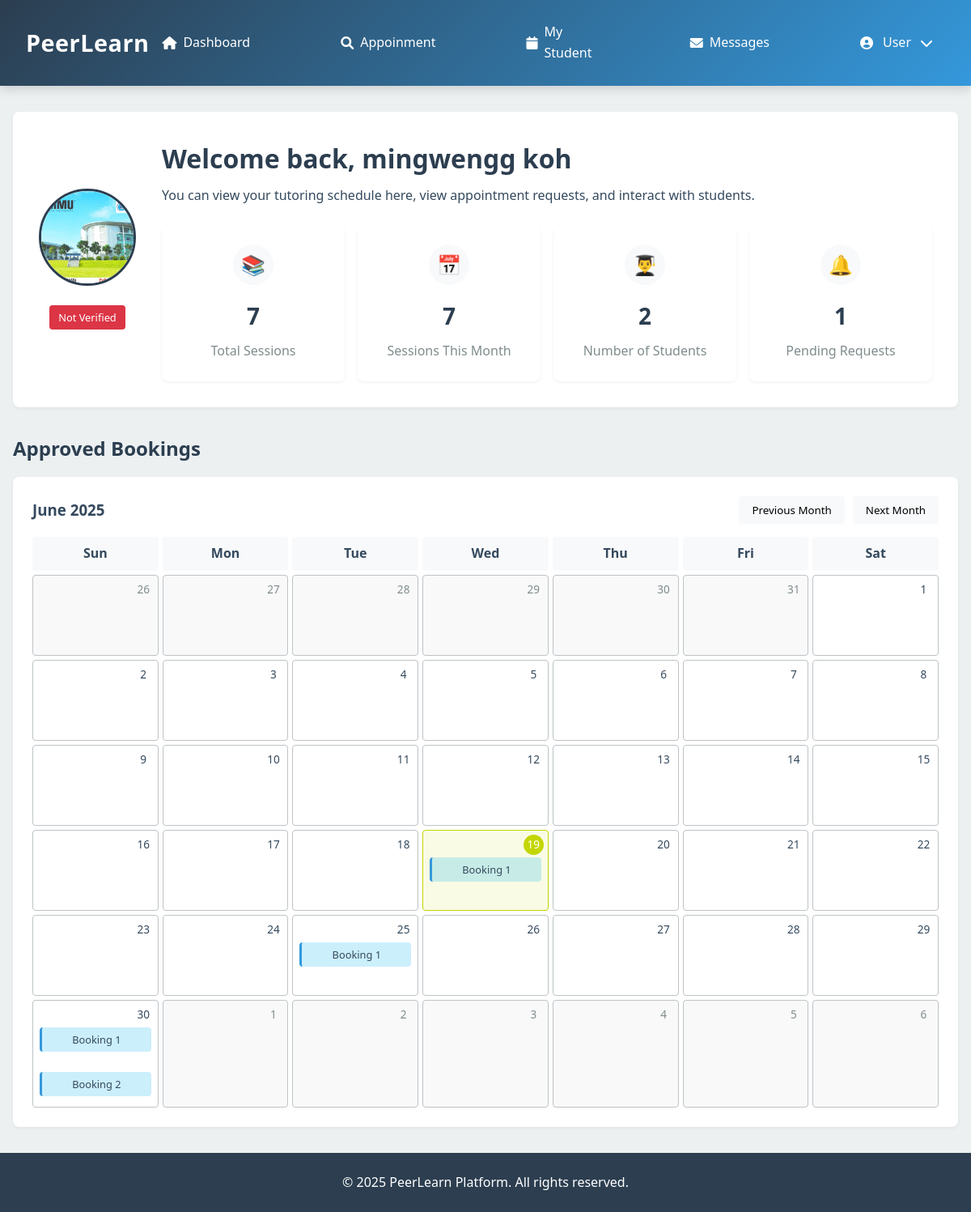
The app's page /tutor_main_page.php (signed in) with its own data.
### tables this page shows
CREATE TABLE `user` (
  `user_id` int(11) NOT NULL,
  `username` varchar(50) NOT NULL,
  `password` varchar(255) DEFAULT NULL,
  `email` varchar(100) NOT NULL,
  `role` enum('student','tutor','admin') NOT NULL,
  `first_name` varchar(50) NOT NULL,
  `last_name` varchar(50) NOT NULL,
  `phone` varchar(20) DEFAULT NULL,
  `profile_image` varchar(255) DEFAULT NULL,
  `is_active` tinyint(1) DEFAULT 1,
  `created_at` timestamp NOT NULL DEFAULT current_timestamp(),
  `last_login` datetime DEFAULT NULL,
  `reset_token_hash` varchar(64) DEFAULT NULL,
  `reset_token_expires_at` datetime DEFAULT NULL
);

CREATE TABLE `tutorprofile` (
  `user_id` int(11) NOT NULL,
  `major` varchar(100) DEFAULT NULL,
  `year` varchar(50) DEFAULT NULL,
  `bio` text DEFAULT NULL,
  `qualifications` text DEFAULT NULL,
  `is_verified` tinyint(1) DEFAULT 0,
  `rating` decimal(3,2) DEFAULT 0.00,
  `total_sessions` int(11) DEFAULT 0,
  `program` varchar(255) DEFAULT NULL,
  `status` varchar(50) DEFAULT NULL
);

CREATE TABLE `session` (
  `session_id` int(11) NOT NULL,
  `tutor_id` int(11) NOT NULL,
  `student_id` int(11) NOT NULL,
  `course_id` int(11) NOT NULL,
  `location_id` int(11) DEFAULT NULL,
  `status` enum('pending','confirmed','rejected','completed','cancelled') NOT NULL DEFAULT 'pending',
  `start_datetime` datetime NOT NULL,
  `end_datetime` datetime NOT NULL,
  `cancellation_deadline` datetime GENERATED ALWAYS AS (`start_datetime` - interval 24 hour) STORED,
  `cancellation_reason` text DEFAULT NULL,
  `cancelled_by` int(11) DEFAULT NULL,
  `created_at` timestamp NOT NULL DEFAULT current_timestamp(),
  `email_sent` tinyint(1) DEFAULT 0
);

### tutor_main_page.php (the view, shortened to what this page needs)
<?php
require_once "db_connection.php";
$user_id = $_SESSION['user_id'];
$user_query = "SELECT username, email, role, first_name, last_name, phone, profile_image, created_at FROM user WHERE user_id = ?";
$stmt = $conn->prepare($user_query);
$stmt->bind_param("i", $user_id);
$stmt->execute();
$user_result = $stmt->get_result();
$user_data = $user_result->fetch_assoc();
$first_name = $user_data['first_name'] ?: '';
$last_name = $user_data['last_name'] ?: '';
$profile_image = $user_data['profile_image'];
$tutor_query = "SELECT major, year, bio, qualifications, is_verified, rating FROM tutorprofile WHERE user_id = ?";
$stmt = $conn->prepare($tutor_query);
$stmt->bind_param("i", $user_id);
$stmt->execute();
$tutor_result = $stmt->get_result();
if ($tutor_result->num_rows > 0) {
    $tutor_data = $tutor_result->fetch_assoc();
    $is_verified = $tutor_data['is_verified'];
}
$total_sessions_query = "SELECT COUNT(*) as total_count FROM session WHERE tutor_id = ?";
$stmt = $conn->prepare($total_sessions_query);
$stmt->bind_param("i", $user_id);
$stmt->execute();
$total_result = $stmt->get_result();
$total_data = $total_result->fetch_assoc();
$total_sessions = $total_data['total_count'];
$month_sessions_query = "SELECT COUNT(*) as month_count FROM session WHERE tutor_id = ? AND MONTH(start_datetime) = MONTH(CURRENT_DATE()) AND YEAR(start_datetime) = YEAR(CURRENT_DATE())";
$stmt = $conn->prepare($month_sessions_query);
$stmt->bind_param("i", $user_id);
$stmt->execute();
$month_result = $stmt->get_result();
$month_data = $month_result->fetch_assoc();
$month_sessions = $month_data['month_count'];
$students_count_query = "SELECT COUNT(DISTINCT student_id) as student_count FROM session WHERE tutor_id = ?";
$stmt = $conn->prepare($students_count_query);
$stmt->bind_param("i", $user_id);
$stmt->execute();
$students_result = $stmt->get_result();
$students_data = $students_result->fetch_assoc();
$total_students = $students_data['student_count'];
$pending_requests_query = "SELECT COUNT(*) as pending_count FROM session_requests WHERE tutor_id = ? AND status = 'pending'";
$stmt = $conn->prepare($pending_requests_query);
$stmt->bind_param("i", $user_id);
if (!$stmt->execute()) {
    error_log("Error executing pending requests query: " . $stmt->error);
    die("Database error: Failed to execute pending requests query.");
}
$pending_result = $stmt->get_result();
$pending_data = $pending_result->fetch_assoc();
$pending_requests = $pending_data['pending_count'] ?? 0;
$approved_sessions_query = "SELECT s.session_id, DATE_FORMAT(s.start_datetime, '%Y-%m-%d') as date, s.start_datetime, s.end_datetime, s.student_id, s.course_id, s.location_id, CONCAT(u.first_name, ' ', u.last_name) as student_name, c.course_name, l.location_name as location_name FROM session s JOIN user u ON s.student_id = u.user_id JOIN course c ON s.course_id = c.id JOIN location l ON s.location_id = l.location_id WHERE s.tutor_id = ? AND s.status = 'confirmed' AND YEAR(s.start_datetime) = ? AND MONTH(s.start_datetime) = ? ORDER BY s.start_datetime";
$stmt = $conn->prepare($approved_sessions_query);
$current_month = isset($_GET['month']) ? (int)$_GET['month'] : date('n');
$current_year = isset($_GET['year']) ? (int)$_GET['year'] : date('Y');
$stmt->bind_param("iii", $user_id, $current_year, $current_month);
$stmt->execute();
$approved_result = $stmt->get_result();
$approved_sessions = [];
while ($row = $approved_result->fetch_assoc()) {
    $date = $row['date'];
    if (!isset($approved_sessions[$date])) {
        $approved_sessions[$date] = [];
    }
    $approved_sessions[$date][] = [
        'session_id' => $row['session_id'],
        'student_name' => $row['student_name'],
        'course_name' => $row['course_name'],
        'location_name' => $row['location_name'],
        'start_datetime' => $row['start_datetime'],
        'end_datetime' => $row['end_datetime'],
    ];
}
$days_in_month = date('t', mktime(0, 0, 0, $current_month, 1, $current_year));
$first_day_of_month = date('N', mktime(0, 0, 0, $current_month, 1, $current_year));
?>
<!DOCTYPE html>
<html lang="en">
<head>
</head>
<body>
    <?php include 'header/tut_head.php'; ?>
    <main>
        <div class="welcome-section">
            <div class="profile-image-container">
                <?php if ($profile_image): ?>
                    <img src="<?php echo htmlspecialchars($profile_image); ?>" alt="Profile" class="profile-image">
                <?php else: ?>
                    <div class="profile-image-placeholder"><?php echo strtoupper(substr($first_name, 0, 1)); ?></div>
                <?php endif; ?>
                <?php
                $verification_status = 'Pending Verification';
                $badge_class = '';
                if ($is_verified === 1) {
                    $verification_status = 'Verified';
                    $badge_class = 'verified';
                } elseif ($is_verified === 0) {
                    $verification_status = 'Not Verified';
                    $badge_class = 'not-verified';
                }
                ?>
                <div class="verified-badge <?php echo $badge_class; ?>">
                    <?php echo htmlspecialchars($verification_status); ?>
                </div>
            </div>
            <div class="welcome-info">
                <h1 class="welcome-title">
                    Welcome back, <?php echo htmlspecialchars($first_name . ' ' . $last_name); ?>
                </h1>
                <p>You can view your tutoring schedule here, view appointment requests, and interact with students.</p>
                <div class="stats-container">
                    <div class="stat-card">
                        <div class="stat-icon">📚</div>
                        <div class="stat-value"><?php echo $total_sessions; ?></div>
                        <div class="stat-label">Total Sessions</div>
                    </div>
                    <div class="stat-card">
                        <div class="stat-icon">📅</div>
                        <div class="stat-value"><?php echo $month_sessions; ?></div>
                        <div class="stat-label">Sessions This Month</div>
                    </div>
                    <div class="stat-card">
                        <div class="stat-icon">👨‍🎓</div>
                        <div class="stat-value"><?php echo $total_students; ?></div>
                        <div class="stat-label">Number of Students</div>
                    </div>
                    <div class="stat-card">
                        <div class="stat-icon">🔔</div>
                        <a href="tutor_requests.php" style="text-decoration: none; color: inherit;">
                            <div class="stat-value"><?php echo $pending_requests; ?></div>
                            <div class="stat-label">Pending Requests</div>
                        </a>
                    </div>
                </div>
            </div>
        </div>
        <div class="section-title">
            <h2>Approved Bookings</h2>
        </div>
        <div class="calendar-container">
            <div class="calendar-header">
                <h3 id="current-month"><?php echo date('F Y', mktime(0, 0, 0, $current_month, 1, $current_year)); ?></h3>
                <div class="calendar-nav">
                    <button id="prev-month">Previous Month</button>
                    <button id="next-month">Next Month</button>
                </div>
            </div>
            <div class="calendar-grid">
                <div class="calendar-day-header">Sun</div>
                <div class="calendar-day-header">Mon</div>
                <div class="calendar-day-header">Tue</div>
                <div class="calendar-day-header">Wed</div>
                <div class="calendar-day-header">Thu</div>
                <div class="calendar-day-header">Fri</div>
                <div class="calendar-day-header">Sat</div>
                <?php
                for ($i = 1; $i < $first_day_of_month; $i++) {
                    $prev_month_day = date('j', strtotime('-' . ($first_day_of_month - $i) . ' days', strtotime("$current_year-$current_month-01")));
                    echo '<div class="calendar-day other-month"><div class="day-number">' . $prev_month_day . '</div></div>';
                }
                $today = date('j');
                for ($day = 1; $day <= $days_in_month; $day++) {
                    $is_today = ($day == $today && $current_month == date('n') && $current_year == date('Y'));
                    $day_class = $is_today ? 'calendar-day today' : 'calendar-day';
                    $date_string = sprintf("%04d-%02d-%02d", $current_year, $current_month, $day);
                    echo "<div class=\"$day_class\" data-day=\"". date('D', strtotime($date_string)) ."\">";
                    echo "<div class=\"day-number\">$day</div>";
                    if (isset($approved_sessions[$date_string])) {
                        foreach ($approved_sessions[$date_string] as $index => $session) {
                            $booking_number = $index + 1;
                            echo "<div class=\"booking-indicator\" data-session-id=\"{$session['session_id']}\">Booking $booking_number</div>";
                        }
                    }
                    echo "</div>";
                }
                $days_after = (7 - (($first_day_of_month - 1 + $days_in_month) % 7)) % 7;
                for ($i = 1; $i <= $days_after; $i++) {
                    $next_day = date('j', strtotime("+$i days", strtotime("$current_year-$current_month-$days_in_month")));
                    echo '<div class="calendar-day other-month"><div class="day-number">' . $next_day . '</div></div>';
                }
                ?>
            </div>
        </div>
    </main>
    <footer>
        <p>© <?php echo date('Y'); ?> PeerLearn Platform. All rights reserved.</p>
    </footer>
</body>
</html>

### tutor_main_page.php (style rules this page uses)
:root { --primary: #2B3990; --secondary: #00AEEF; --accent: #C4D600; --light-gray: #f5f7fa; --gray: #e9ecef; --dark-gray: #6c757d; }
* { margin: 0; padding: 0; box-sizing: border-box; font-family: 'Segoe UI', Tahoma, Geneva, Verdana, sans-serif; }
body { background-color: var(--light-gray); color: #333; }
main { max-width: 1200px; margin: 2rem auto; padding: 0 1rem; }
.welcome-section { background-color: white; border-radius: 8px; padding: 2rem; margin-bottom: 2rem; box-shadow: 0 2px 4px rgba(0, 0, 0, 0.05); display: flex; align-items: center; gap: 2rem; }
.profile-image-container { position: relative; text-align: center; display: flex; flex-direction: column; align-items: center; }
.profile-image { width: 120px; height: 120px; border-radius: 50%; object-fit: cover; border: 3px solid var(--primary); }
.verified-badge { background-color: #6c757d; color: white; font-size: 0.8rem; padding: 0.3rem 0.7rem; border-radius: 4px; display: inline-block; margin-top: 1.5rem; text-align: center; }
.verified-badge.not-verified { background-color: #dc3545; }
.welcome-info { flex: 1; }
.welcome-title { color: var(--primary); margin-bottom: 0.5rem; display: flex; align-items: center; gap: 10px; }
.stats-container { display: grid; grid-template-columns: repeat(auto-fit, minmax(200px, 1fr)); gap: 1rem; margin-top: 1.5rem; }
.stat-card { background-color: white; border-radius: 8px; padding: 1.5rem; box-shadow: 0 2px 4px rgba(0, 0, 0, 0.05); text-align: center; transition: transform 0.3s; }
.stat-icon { width: 50px; height: 50px; background-color: var(--light-gray); border-radius: 50%; display: flex; align-items: center; justify-content: center; margin: 0 auto 1rem; color: var(--primary); font-size: 1.5rem; }
.stat-value { font-size: 1.75rem; font-weight: bold; color: var(--primary); margin-bottom: 0.5rem; }
.stat-label { color: var(--dark-gray); }
.section-title { margin: 2rem 0 1rem; color: var(--primary); font-weight: 600; }
.calendar-container { background-color: white; border-radius: 8px; padding: 1.5rem; box-shadow: 0 2px 4px rgba(0, 0, 0, 0.05); margin-bottom: 2rem; }
.calendar-header { display: flex; justify-content: space-between; align-items: center; margin-bottom: 1rem; }
.calendar-nav { display: flex; gap: 10px; }
.calendar-nav button { background-color: var(--light-gray); border: none; padding: 0.5rem 1rem; border-radius: 4px; cursor: pointer; transition: background-color 0.3s; }
.calendar-grid { display: grid; grid-template-columns: repeat(7, 1fr); gap: 5px; }
.calendar-day-header { text-align: center; font-weight: 600; padding: 0.5rem; background-color: var(--light-gray); border-radius: 4px; }
.calendar-day { min-height: 100px; border: 1px solid var(--gray); border-radius: 4px; padding: 0.5rem; position: relative; }
.calendar-day.today { background-color: rgba(196, 214, 0, 0.1); border-color: var(--accent); }
.calendar-day.other-month { background-color: #f9f9f9; color: var(--dark-gray); }
.day-number { position: absolute; top: 5px; right: 5px; width: 25px; height: 25px; display: flex; align-items: center; justify-content: center; font-size: 0.85rem; }
.today .day-number { background-color: var(--accent); color: white; border-radius: 50%; }
.booking-indicator { margin-top: 25px; padding: 0.3rem; border-radius: 4px; font-size: 0.8rem; background-color: rgba(0, 174, 239, 0.2); border-left: 3px solid var(--secondary); text-align: center; cursor: pointer; margin-bottom: 5px; }
footer { background-color: var(--primary); color: white; text-align: center; padding: 1.5rem; margin-top: 2rem; }

### header/tut_head.php (style rules this page uses)
:root { --primary: #2c3e50; --secondary: #3498db; --success: #27ae60; --danger: #e74c3c; --warning: #f39c12; --light: #ecf0f1; --dark: #34495e; --gray: #bdc3c7; --light-gray: #f8f9fa; --dark-gray: #7f8c8d; --yellow-hover: #FFD700; }
* { margin: 0; padding: 0; box-sizing: border-box; }
body { font-family: 'Inter', 'Segoe UI', Tahoma, Geneva, Verdana, sans-serif; background-color: var(--light); color: var(--dark); line-height: 1.6; }

### records on screen
user: profile_image (picture), first_name+last_name "mingwengg koh"
tutorprofile: is_verified "Not Verified"
session: booking_number "1"
session: booking_number "1"
session: booking_number "1"
session: booking_number "2"

### other values on screen
isset($_SESSION['first_name']) ? $_SESSION['first_name'] : 'User' "User"
$total_sessions "7"
$month_sessions "7"
$total_students "2"
$pending_requests "1"
date('F Y', mktime(0, 0, 0, $current_month, 1, $current_year)) "June 2025"
$prev_month_day "26"
$prev_month_day "27"
$prev_month_day "28"
$prev_month_day "29"
$prev_month_day "30"
$prev_month_day "31"
$next_day "1"
$next_day "2"
$next_day "3"
